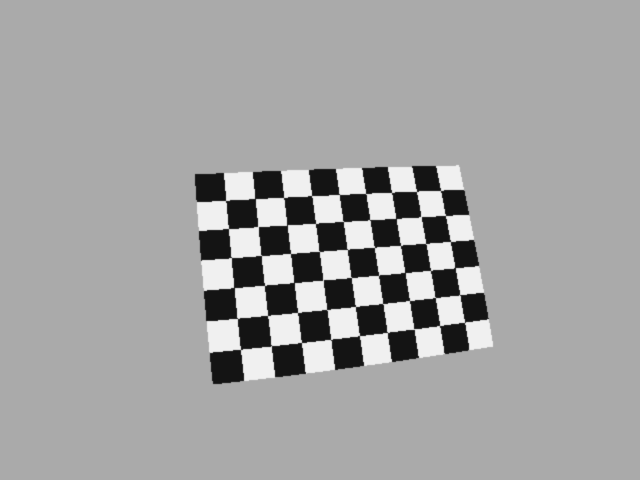
#> input picture course_support/data/camera/board_00.png, 640 x 480 px; the run also reads 2 pictures not shown here
$ jupyter execute --allow-errors '02.2 Калибровка камеры.ipynb'   (older library calls are emulated)
#> lines starting #> are read from the running program, lines starting #| are printed output that depends on the picture; after the words box and inside, x2 and y2 are one past the last pixel; in counts of white or black regions, pixels touching at a corner belong together; long printed decimals are rounded
### course_support/cvtools.py
"""Вспомогательные функции курса «Компьютерное зрение».

В тетради:
    from course_support.cvtools import imread, show

Здесь нет никакой магии: каждую функцию можно (и полезно) прочитать.
"""

import os
import platform
import shutil
import subprocess
from pathlib import Path

import cv2
import matplotlib.pyplot as plt
import numpy as np


def imread(path, flags=cv2.IMREAD_COLOR):
    """Читает изображение, как cv2.imread, но с двумя отличиями.

    1. Понимает русские буквы в пути: на Windows cv2.imread с ними не справляется.
    2. Если файла нет, сразу об этом говорит, а не возвращает молча None.
    """
    path = Path(path)
    if not path.is_file():
        raise FileNotFoundError(f'Файл не найден: {path}')
    image = cv2.imdecode(np.fromfile(path, dtype=np.uint8), flags)
    if image is None:
        raise ValueError(f'Файл есть, но прочитать его как изображение не получилось: {path}')
    return image


def imwrite(path, image, params=()):
    """Сохраняет изображение, как cv2.imwrite, но тоже понимает русские буквы в пути."""
    path = Path(path)
    ok, encoded = cv2.imencode(path.suffix, image, list(params))
    if not ok:
        raise ValueError(f'Не получилось сохранить изображение в формате {path.suffix}')
    encoded.tofile(path)
    return path


def _to_displayable(image):
    """Готовит массив для plt.imshow: переставляет каналы BGR → RGB и выбирает шкалу."""
    image = np.asarray(image)
    if image.dtype == bool:
        return image.astype(np.uint8) * 255, dict(cmap='gray', vmin=0, vmax=255)
    if image.ndim == 2:
        if image.dtype == np.uint8:
            return image, dict(cmap='gray', vmin=0, vmax=255)
        return image, dict(cmap='gray')
    if image.ndim == 3 and image.shape[2] == 1:
        return _to_displayable(image[:, :, 0])
    if image.ndim == 3 and image.shape[2] == 3:
        return image[:, :, ::-1], {}
    if image.ndim == 3 and image.shape[2] == 4:
        return image[:, :, [2, 1, 0, 3]], {}
    raise ValueError(f'Не понимаю, как показать массив формы {image.shape}')


def show(*images, titles=None, axis=False, size=4, cols=4):
    """Показывает одно или несколько изображений в ряд.

    Цветные изображения ожидаются в порядке BGR, как их читает OpenCV: функция
    сама переставит каналы для Matplotlib. Одноканальные изображения типа uint8
    показываются без растягивания яркости: 0 — чёрный, 255 — белый.

    axis=True включает оси с координатами пикселей.
    """
    if not images:
        raise ValueError('Передайте хотя бы одно изображение')
    if titles is not None and len(titles) != len(images):
        raise ValueError('Число подписей должно совпадать с числом изображений')
    cols = min(cols, len(images))
    rows = (len(images) + cols - 1) // cols
    heights = [np.asarray(image).shape[0] / np.asarray(image).shape[1] for image in images]
    fig, axes = plt.subplots(rows, cols, figsize=(size * cols, size * rows * max(heights)), squeeze=False)
    for index, ax in enumerate(axes.flat):
        if index >= len(images):
            ax.axis('off')
            continue
        data, style = _to_displayable(images[index])
        ax.imshow(data, **style)
        if titles is not None:
            ax.set_title(titles[index])
        if not axis:
            ax.axis('off')
    plt.tight_layout()
    plt.show()


# [26 lines left out: functions _gpu_description, hardware_report, not called in this run]

### course_support/checks.py
"""Автопроверки для рабочих тетрадей курса «Компьютерное зрение».

В тетради:
    from course_support.checks import check, summary
    check('01.1.2', phone_frame, phone_width, phone_height)

Номер задания — NN.M.K: занятие, пара, номер задания в паре.
Проверка печатает ✅ или ❌ с подсказкой, а результат запоминает в словаре RESULTS
(ничего не возвращает, чтобы Jupyter не печатал лишнего). Необязательные задания
могут ответить ℹ️ — это не ошибка. summary('01.1') показывает итог по тетради.
Проверки не требуют интернета. Проверки 02.1 и расчёта RMS 02.2.3 работают на NumPy без OpenCV;
проверки блока 4 также не требуют OpenCV. Остальным ранним заданиям
нужны библиотеки выбранного маршрута. При отсутствии зависимости проверка
раннего задания пропускается с сообщением и не считается выполненной.
"""

import os
import subprocess
from pathlib import Path

# Блок 4 допускает обычный Python без пакетов обработки изображений.
# Старые проверки сохраняют свои зависимости и не объявляются выполненными
# при их отсутствии.
try:
    import cv2
except (ImportError, OSError):
    cv2 = None
try:
    import numpy as np
except (ImportError, OSError):
    np = None

COURSE_DIR = Path(__file__).resolve().parent
DATA_DIR = COURSE_DIR / 'data'

_TASKS = {}
RESULTS = {}


def _task(task_id):
    def register(func):
        _TASKS[task_id] = func
        return func
    return register


# [18 lines left out: function check, not called in this run]


def summary(notebook):
    """Показывает, какие задания тетради notebook ('01.1') выполнены в этом запуске.

    Необязательные задания (ответ ℹ️) засчитываются как выполненные.
    """
    prefix = f'{notebook}.'
    task_ids = sorted((t for t in _TASKS if t.startswith(prefix)), key=lambda t: int(t.split('.')[-1]))

    def mark(task_id):
        if task_id not in RESULTS:
            return '⬜'
        return {True: '✅', False: '❌', None: 'ℹ️'}[RESULTS[task_id]]

    done = sum(1 for t in task_ids if t in RESULTS and RESULTS[t] is not False)
    print(f'Тетрадь {notebook}: выполнено {done} из {len(task_ids)}')
    print(' '.join(mark(t) + t for t in task_ids))
    if done == len(task_ids):
        print('Всё готово — сохраните тетрадь и проверьте копию; объясните один результат.')


# ---------- вспомогательные функции ----------

def _is_filled(value):
    return isinstance(value, str) and value.strip() != ''


# [34 lines left out: functions _git_env, _git, _git_all_output, _check_committed, not called in this run]


def _commit_count(project_dir):
    code, out = _git(project_dir, 'rev-list', '--count', 'HEAD')
    return int(out) if code == 0 and out.isdigit() else 0


# [4 lines left out: function _describe_shape, not called in this run]


# ---------- Занятие 1. Как компьютер видит мир ----------

TRACKS = [
    'Счёт на видео',
    'Полка магазина',
    'Документ в кадре',
    'Дефекты',
    'Городская среда',
    'Свой трек',
]
README_PLACEHOLDER = '<впишите трек>'

# Иллюзия одновременного контраста: data/illusion.png, см. tools/make_data.py
ILLUSION_SIZE = (240, 600)       # высота, ширина
ILLUSION_BAR_ROWS = (105, 135)   # строки полоски: от и до (не включая)
ILLUSION_BAR_COLS = (40, 560)    # столбцы полоски
ILLUSION_BAR_VALUE = 128

# Светофоры: цвет горящей и погасшей лампы в порядке BGR
LIGHT_NAMES = ['красный', 'жёлтый', 'зелёный']
_LAMP_COLORS = {
    'красный': ((40, 40, 255), (25, 25, 75)),
    'жёлтый': ((40, 210, 255), (20, 65, 80)),
    'зелёный': ((120, 255, 60), (40, 80, 25)),
}
_LIGHT_CASES = [
    dict(width=120, height=320, background=(170, 140, 110)),  # днём на фоне неба
    dict(width=90, height=240, background=(35, 30, 25)),       # ночью
    dict(width=150, height=400, background=(130, 130, 130)),   # в пасмурный день
    dict(width=70, height=200, background=(90, 110, 140)),     # на фоне стены
]
_COLOR_ALIASES = {'red': 'красный', 'yellow': 'жёлтый', 'amber': 'жёлтый', 'green': 'зелёный'}


# [321 lines left out: functions illusion_image, traffic_light_image, _normalize_color, _check_project_created, _check_phone_frame, _check_kirsch and 23 more, not called in this run]

### 02.2 Калибровка камеры.ipynb
# Занятие 2, пара 2. Калибровка камеры

Автор ноутбука - Дуркин Анатолий Альбертович

Старший преподаватель кафедры прикладной математики и компьютерных наук СГУ им. Питирима Сорокина

Замечания, предложения, идеи, вопросы, связь с автором:
- anatoliy.durkin@mail.ru
- Telegram - @AnatoDu

Больше информации и материалов на канале автора: https://t.me/code_matan_ai

## Перед запуском: где нужна библиотека

Основной маршрут ниже выполняет поиск углов, калибровку и коррекцию через OpenCV. Если `cv2` на вашем компьютере недоступен, перейдите к разделу [«Разбор без OpenCV»](#camera-numpy) в конце: там можно самостоятельно прочитать параметры, посчитать ошибки и исследовать неверное измерение на NumPy. Поиск углов и коррекцию пока смотрим на демонстрации преподавателя; готовый результат не называем собственным запуском.

Выберите маршрут и запускайте его ячейки по порядку. Run All всей тетради с двумя маршрутами не используем. Проекция и EXIF из 02.1 уже работают без OpenCV.

Предмет отодвинули — он стал меньше. Это мы уже умеем объяснить. Но почему прямая линия на фотографии иногда изгибается? Сегодня попробуем не просто нажать «исправить», а понять, какие числа нужны этой команде и откуда они берутся.

Будем работать с синтетическими снимками одной шахматной доски в разных положениях. Камера при этом одна. Итог — найденные углы, параметры, картинка до/после и ошибка в пикселях. Своя камера и GPU не нужны.

### Подключим учебные файлы

Следующая ячейка — служебная настройка комплекта. Она находит папку `course_support` у текущей папки или выше и подключает данные и проверки. Её не нужно писать по памяти или менять для задания. `DATA_DIR` — путь к учебным данным, `WORKSPACE_DIR` — корень вашей рабочей папки. `check(номер, ответы)` сравнивает ответ с условиями упражнения, но не выставляет оценку.

Работайте в своей копии и запускайте ячейки сверху вниз. Переменные из другой тетради не нужны. Если поддержку не удалось найти, откройте тетрадь внутри полного комплекта, а не переносите один файл отдельно. Git и интернет для основной работы не нужны.

[cell 1]
import sys
from pathlib import Path

# Одинаковый запуск в репозитории курса и в личном проекте.
for WORKSPACE_DIR in (Path.cwd(), *Path.cwd().parents):
    if (WORKSPACE_DIR / 'course_support' / '__init__.py').is_file():
        break
else:
    raise FileNotFoundError('Откройте тетрадь внутри папки с course_support; нужен весь комплект проекта')

# При переключении курса в том же kernel не оставляем чужую поддержку в памяти.
loaded = sys.modules.get('course_support')
expected = WORKSPACE_DIR / 'course_support' / '__init__.py'
if loaded is not None and Path(loaded.__file__).resolve() != expected.resolve():
    for name in list(sys.modules):
        if name == 'course_support' or name.startswith('course_support.'):
            del sys.modules[name]
sys.path.insert(0, str(WORKSPACE_DIR))
from course_support import SUPPORT_DIR, DATA_DIR
COURSE_DIR = SUPPORT_DIR
# Только упражнения о личном README: в репозитории курса это ещё чистый шаблон.
PROJECT_DIR = WORKSPACE_DIR / 'project_template' if (WORKSPACE_DIR / 'project_template').is_dir() else WORKSPACE_DIR
from course_support.checks import check, summary

PROJECT_DIR

### Что подключаем

`numpy` хранит изображение как таблицу чисел; короткое имя — `np`. `cv2` — OpenCV, библиотека обработки изображений. `imread`, `imwrite` и `show` — три помощника курса: прочитать файл, сохранить массив как картинку и показать картинку. Они также помогают с русскими буквами в путях. Сейчас достаточно знать их входы и результат; смысл вычислений разберём отдельно на маленьких примерах.

[cell 2]
import numpy as np
import cv2
from course_support.cvtools import imread, imwrite, show

`/` между путём и строкой здесь соединяет папку и имя, а не делит числа. Результаты будем сохранять отдельно от исходных данных. `mkdir` создаёт папку; `parents=True` разрешает создать промежуточные папки, `exist_ok=True` не ругается, если папка уже есть.

[cell 3]
OUTPUT_DIR = WORKSPACE_DIR / 'reports' / 'camera'
OUTPUT_DIR.mkdir(parents=True, exist_ok=True)

Откроем один кадр. Это цветной массив BGR. Сначала глазами найдите прямую сторону доски, которая на снимке немного изогнута. Наклон всей доски — отдельный эффект: исправление объектива не обязано повернуть её лицом к нам.

[cell 4]
CAMERA_DIR = DATA_DIR / 'camera'
image = imread(CAMERA_DIR / 'board_00.png')
#> in imread, image is the input picture: shape (480, 640, 3); min 20, max 240, mean 162.8
show(image, titles=['Учебная доска'])
#> in show, `heights = [np.asarray(image).shape[0] / np.asarray(image).shape[1] for..`: heights = [0.75]
#> the loop in show, `for index, ax in enumerate(axes.flat):` made 1 pass

**Перспектива** меняет видимый размер и направление линий: параллельные могут сходиться, но прямые остаются прямыми. **Дисторсия** объектива может изгибать прямые. В нашем опыте хотим уменьшить второе. До запуска отметьте одну конкретную линию, с которой потом сравните результат.

## Углы: считаем пересечения, а не клетки

Детектору нужны внутренние углы между чёрными и белыми клетками. На доске 10×7 клеток, а внутренних пересечений 9×6=54. Пара `(9,6)` задаёт число углов по ряду и столбцу. Цвет для поиска не нужен: `cvtColor` преобразует изображение, константа `COLOR_BGR2GRAY` указывает из какого представления в какое.

[cell 5]
pattern = (9, 6)
gray = cv2.cvtColor(image, cv2.COLOR_BGR2GRAY)
print(image.shape, gray.shape)
#| (480, 640, 3) (480, 640)
show(gray, titles=['Одна яркость вместо трёх каналов'])
#> the loop in show (call 2), `for index, ax in enumerate(axes.flat):` made 1 pass
#> style on pass 1: {'cmap': 'gray', 'vmin': 0, 'vmax': 255}

`findChessboardCorners(gray, pattern)` возвращает два результата: `found` (найден ли весь шаблон) и `corners` (координаты). Два имени слева от = принимают их по порядку. Координаты имеют смысл только если found=True.

[cell 6]
found, corners = cv2.findChessboardCorners(gray, pattern)
#> found = True; corners = 54 rows, first 8: [225.3, 200.5], [255, 198.5], [283.3, 197.5], [311.3, 195.5], [339.5, 194.5], [366, 193.5], [391.4, 192.6], [416.4, 191.7]
print('Найдено:', found)
#| Найдено: True

Посмотрим на форму и первый угол. Обычно shape=(54,1,2):54 точки, у каждой один вложенный элемент с парой(x,y). `corners[0,0]` достаёт эту пару. Значения дробные: положение границы можно оценить точнее шага пикселя.

`if found` не даёт обращаться к координатам, когда поиск не удался. Если False, перепроверьте файл, pattern и воспользуйтесь резервом ниже.

[cell 7]
if found:
    print(corners.shape)
#| (54, 1, 2)
    print('Первый угол x,y:', corners[0, 0])
#| Первый угол x,y: [225.310 200.498]
else:
    print('Углы не найдены: сверим кадр и размер шаблона')

Нарисуем измеренные точки. `drawChessboardCorners` меняет переданный массив, поэтому сначала `.copy()`. В функцию передаём картинку, размер шаблона, координаты и факт успеха. Исходный image нужен дальше без цветных отметок.

[cell 8]
marked = image.copy()
if found:
    cv2.drawChessboardCorners(marked, pattern, corners, found)
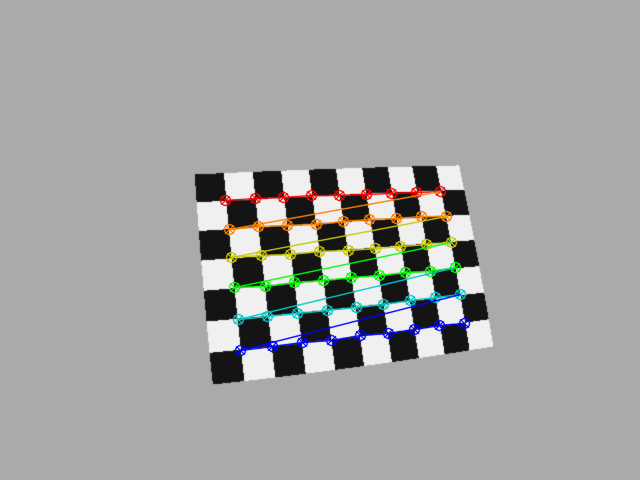
#> marked: shape (480, 640, 3); 3.66% of pixels changed, all inside (x1, y1, x2, y2) = (219, 185, 471, 357)
show(image, marked, titles=['До разметки', 'Найденные углы'])
#> in show (call 3), `heights = [np.asarray(image).shape[0] / np.asarray(image).shape[1] for..`: heights = [0.75, 0.75]
#> the loop in show (call 3), `for index, ax in enumerate(axes.flat):` made 2 passes
#> pass 2, in show (call 3), `data, style = _to_displayable(images[index])`:
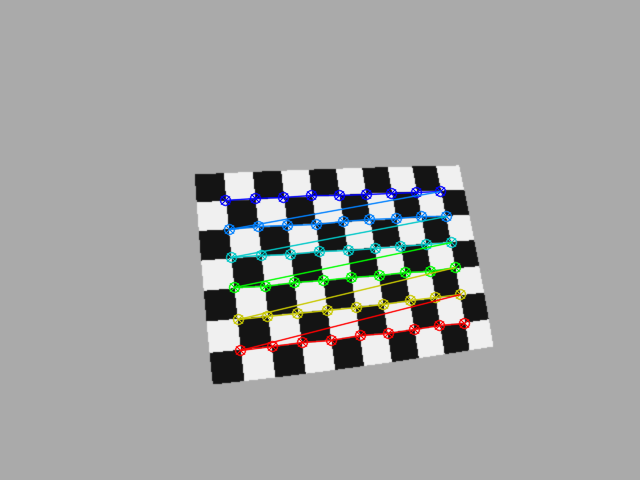
#> data: shape (480, 640, 3); mean of channels 0, 1, 2 162.4, 162.9, 161.8; drawn as B, G, R
#> (the rest of the program and of its run is left out)
